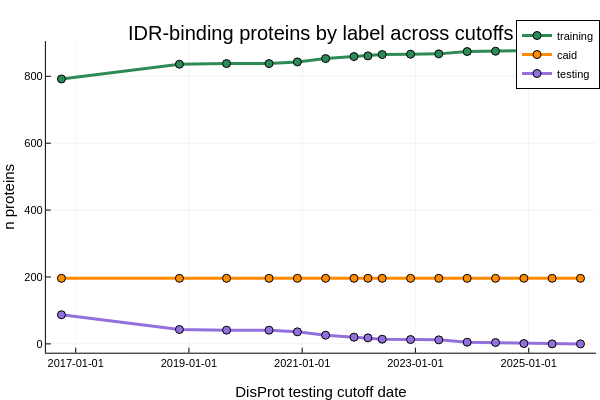

The notebook cell this image was saved under:
### Markdown cell above
### Plot 10: IDR-Binding Protein Counts vs Cutoff

### Code cell
plot(
    sweep_binding_proteins_wide.disprot_testing_cutoff_date,
    sweep_binding_proteins_wide.training;
    label = "training",
    xlabel = "DisProt testing cutoff date",
    ylabel = "n proteins",
    title = "IDR-binding proteins by label across cutoffs",
    linewidth = 3,
    marker = :circle,
    color = :seagreen
)
plot!(
    sweep_binding_proteins_wide.disprot_testing_cutoff_date,
    sweep_binding_proteins_wide.caid;
    label = "caid",
    linewidth = 3,
    marker = :circle,
    color = :darkorange
)
plot!(
    sweep_binding_proteins_wide.disprot_testing_cutoff_date,
    sweep_binding_proteins_wide.testing;
    label = "testing",
    linewidth = 3,
    marker = :circle,
    color = :mediumpurple
)

### Figure 1 — Plotly figure (JSON) as saved in the notebook; plotly's stock layout.template omitted (floating-point values rounded to 4 significant figures)
{"data": [{"colorbar": {"len": 0.8657, "title": "", "x": 0.9934, "y": 0.5087}, "legendgroup": "training", "line": {"color": "rgba(46, 139, 87, 1.000)", "dash": "solid", "shape": "linear", "width": 3}, "marker": {"color": "rgba(46, 139, 87, 1.000)", "line": {"color": "rgba(0, 0, 0, 1.000)", "width": 1}, "size": 8, "symbol": "circle"}, "mode": "lines+markers", "name": "training", "showlegend": true, "type": "scatter", "x": [736238, 736999, 737303, 737577, 737760, 737942, 738125, 738215, 738307, 738490, 738672, 738855, 739038, 739221, 739403, 739586], "xaxis": "x", "y": [792, 836, 838, 838, 843, 853, 859, 861, 865, 866, 867, 874, 875, 878, 879, 879], "yaxis": "y"}, {"colorbar": {"len": 0.8657, "title": "", "x": 0.9934, "y": 0.5087}, "legendgroup": "caid", "line": {"color": "rgba(255, 140, 0, 1.000)", "dash": "solid", "shape": "linear", "width": 3}, "marker": {"color": "rgba(255, 140, 0, 1.000)", "line": {"color": "rgba(0, 0, 0, 1.000)", "width": 1}, "size": 8, "symbol": "circle"}, "mode": "lines+markers", "name": "caid", "showlegend": true, "type": "scatter", "x": [736238, 736999, 737303, 737577, 737760, 737942, 738125, 738215, 738307, 738490, 738672, 738855, 739038, 739221, 739403, 739586], "xaxis": "x", "y": [196, 196, 196, 196, 196, 196, 196, 196, 196, 196, 196, 196, 196, 196, 196, 196], "yaxis": "y"}, {"colorbar": {"len": 0.8657, "title": "", "x": 0.9934, "y": 0.5087}, "legendgroup": "testing", "line": {"color": "rgba(147, 112, 219, 1.000)", "dash": "solid", "shape": "linear", "width": 3}, "marker": {"color": "rgba(147, 112, 219, 1.000)", "line": {"color": "rgba(0, 0, 0, 1.000)", "width": 1}, "size": 8, "symbol": "circle"}, "mode": "lines+markers", "name": "testing", "showlegend": true, "type": "scatter", "x": [736238, 736999, 737303, 737577, 737760, 737942, 738125, 738215, 738307, 738490, 738672, 738855, 739038, 739221, 739403, 739586], "xaxis": "x", "y": [87, 43, 41, 41, 36, 26, 20, 18, 14, 13, 12, 5, 4, 1, 0, 0], "yaxis": "y"}], "layout": {"annotations": [{"font": {"color": "rgba(0, 0, 0, 1.000)", "family": "sans-serif", "size": 20}, "rotation": 0, "showarrow": false, "text": "IDR-binding proteins by label across cutoffs", "x": 0.535, "xanchor": "center", "xref": "paper", "y": 1, "yanchor": "top", "yref": "paper"}], "height": 400, "legend": {"bgcolor": "rgba(255, 255, 255, 1.000)", "bordercolor": "rgba(0, 0, 0, 1.000)", "borderwidth": 1, "font": {"color": "rgba(0, 0, 0, 1.000)", "family": "sans-serif", "size": 11}, "title": {"font": {"color": "rgba(0, 0, 0, 1.000)", "family": "sans-serif", "size": 15}, "text": ""}, "tracegroupgap": 0, "traceorder": "normal", "x": 1, "xanchor": "auto", "y": 1, "yanchor": "auto"}, "margin": {"b": 20, "l": 0, "r": 0, "t": 20}, "paper_bgcolor": "rgba(255, 255, 255, 1.000)", "plot_bgcolor": "rgba(255, 255, 255, 1.000)", "showlegend": true, "width": 600, "xaxis": {"anchor": "y", "domain": [0.07647, 0.9934], "gridcolor": "rgba(0, 0, 0, 0.100)", "gridwidth": 0.5, "linecolor": "rgba(0, 0, 0, 1.000)", "mirror": false, "range": [736100.0, 739700.0], "showgrid": true, "showline": true, "showticklabels": true, "tickangle": 0, "tickcolor": "rgb(0, 0, 0)", "tickfont": {"color": "rgba(0, 0, 0, 1.000)", "family": "sans-serif", "size": 11}, "tickmode": "array", "ticks": "inside", "ticktext": ["2017-01-01", "2019-01-01", "2021-01-01", "2023-01-01", "2025-01-01"], "tickvals": [736330, 737060, 737791, 738521, 739252], "title": "DisProt testing cutoff date", "titlefont": {"color": "rgba(0, 0, 0, 1.000)", "family": "sans-serif", "size": 15}, "type": "-", "visible": true, "zeroline": false, "zerolinecolor": "rgba(0, 0, 0, 1.000)"}, "yaxis": {"anchor": "x", "domain": [0.07581, 0.9415], "gridcolor": "rgba(0, 0, 0, 0.100)", "gridwidth": 0.5, "linecolor": "rgba(0, 0, 0, 1.000)", "mirror": false, "range": [-26.37, 905.4], "showgrid": true, "showline": true, "showticklabels": true, "tickangle": 0, "tickcolor": "rgb(0, 0, 0)", "tickfont": {"color": "rgba(0, 0, 0, 1.000)", "family": "sans-serif", "size": 11}, "tickmode": "array", "ticks": "inside", "ticktext": ["0", "200", "400", "600", "800"], "tickvals": [0, 200, 400, 600, 800], "title": "n proteins", "titlefont": {"color": "rgba(0, 0, 0, 1.000)", "family": "sans-serif", "size": 15}, "type": "-", "visible": true, "zeroline": false, "zerolinecolor": "rgba(0, 0, 0, 1.000)"}}}
